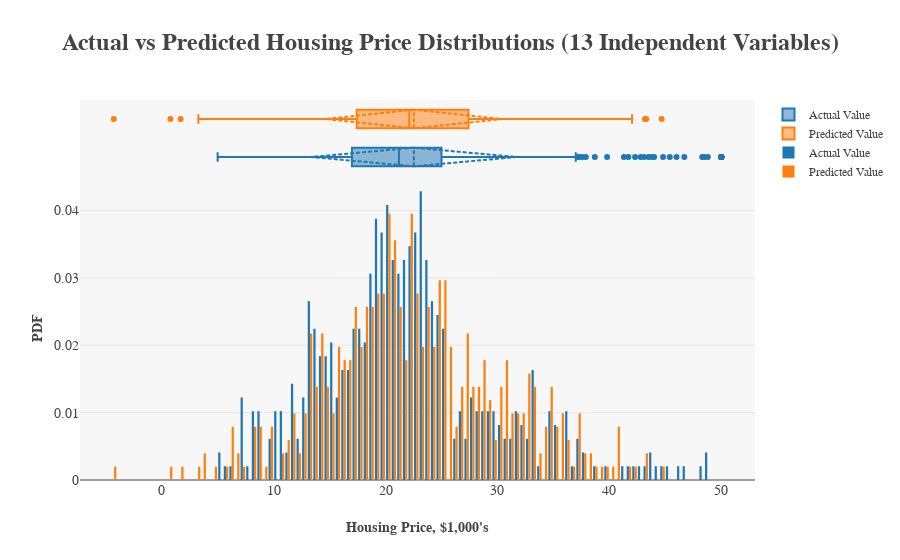

This figure's notebook cell:
### Markdown cell above
<h3>Part 3 Checkup Exercise Set III</h3>

<p><b>Exercise:</b> Histogram: Plot a histogram of all the predicted prices. Write a story about what you see. Describe the shape, center and spread of the distribution. Are there any outliers? What might be the reason for them? Should we do anything special with them?</p>

### Code cell
# your turn
y_pred = lm.predict(X)

trace0 = go.Box(name="Actual Value", x=y, boxmean="sd")
trace1 = go.Box(name="Predicted Value", x=y_pred, boxmean="sd")
trace2 = go.Histogram(name="Actual Value", x=y, histnorm="probability", nbinsx= 100, marker=dict(color="rgb(31,119,180)"))
trace3 = go.Histogram(name="Predicted Value", x=y_pred, histnorm="probability", nbinsx= 100, marker=dict(color="rgb(255,127,14)"))

fig = py.tools.make_subplots(rows=2, cols=1, shared_xaxes=True)
fig.append_trace(trace0, 1, 1)
fig.append_trace(trace1, 1, 1)
fig.append_trace(trace2, 2, 1)
fig.append_trace(trace3, 2, 1)

fig["layout"].update(
    plot_bgcolor="rgb(247,247,247)",
    legend=dict(font=dict(family="serif", size=12)),
    height=600,
    title="<b>Actual vs Predicted Housing Price Distributions (13 Independent Variables)</b>",
    titlefont=dict(family="serif", size=24),
    yaxis1=dict(titlefont=dict(family="serif", size=14), domain=[0.8, 1], showticklabels=False), 
    yaxis2=dict(title="<b>PDF</b>", titlefont=dict(family="serif", size=14), tickfont=dict(family="serif", size=14), domain=[0, 0.8]), 
    xaxis1=dict(title="<b>Housing Price, $1,000's</b>", titlefont=dict(family="serif", size=14), tickfont=dict(family="serif", size=14)))

py.offline.iplot(fig)

print("The mean actual housing price is ${0}k".format(round(np.mean(y), 2)))
print("The mean predicted housing price is ${0}k".format(round(np.mean(y_pred), 2)))
print("The standard deviation around the mean actual housing price is ${0}k".format(round(np.std(y), 2)))
print("The standard deviation around the mean predicted housing price is ${0}k".format(round(np.std(y_pred), 2)))

### Figure 1 — Plotly figure (JSON) as saved in the notebook; plotly's stock layout.template omitted (floating-point values rounded to 4 significant figures; data arrays with more than 128 entries replaced by an {"elided": "..."} marker saying what was removed)
{"data": [{"boxmean": "sd", "name": "Actual Value", "type": "box", "uid": "c621c9", "x": {"elided": "506 float values"}, "xaxis": "x", "yaxis": "y"}, {"boxmean": "sd", "name": "Predicted Value", "type": "box", "uid": "bf67c1", "x": {"elided": "506 float values"}, "xaxis": "x", "yaxis": "y"}, {"autobinx": true, "histnorm": "probability", "marker": {"color": "rgb(31,119,180)"}, "name": "Actual Value", "nbinsx": 100, "type": "histogram", "uid": "b0daac", "x": {"elided": "506 float values"}, "xaxis": "x", "xbins": {"end": 50.25, "size": 0.5, "start": -4.5}, "yaxis": "y2"}, {"autobinx": false, "histnorm": "probability", "marker": {"color": "rgb(255,127,14)"}, "name": "Predicted Value", "nbinsx": 100, "type": "histogram", "uid": "9d68d3", "x": {"elided": "506 float values"}, "xaxis": "x", "xbins": {"end": 50.25, "size": 0.5, "start": -4.5}, "yaxis": "y2"}], "layout": {"autosize": true, "legend": {"font": {"family": "serif", "size": 12}}, "plot_bgcolor": "rgb(247,247,247)", "title": "<b>Actual vs Predicted Housing Price Distributions (13 Independent Variables)</b>", "titlefont": {"family": "serif", "size": 24}, "xaxis": {"anchor": "y2", "autorange": true, "domain": [0, 1], "range": [-7.299, 53.02], "tickfont": {"family": "serif", "size": 14}, "title": "<b>Housing Price, $1,000's</b>", "titlefont": {"family": "serif", "size": 14}, "type": "linear"}, "yaxis": {"anchor": "free", "autorange": true, "domain": [0.8, 1], "position": 0, "range": [-0.5, 1.5], "showticklabels": false, "titlefont": {"family": "serif", "size": 14}, "type": "category"}, "yaxis2": {"anchor": "x", "autorange": true, "domain": [0, 0.8], "range": [0, 0.04369], "tickfont": {"family": "serif", "size": 14}, "title": "<b>PDF</b>", "titlefont": {"family": "serif", "size": 14}}}}
